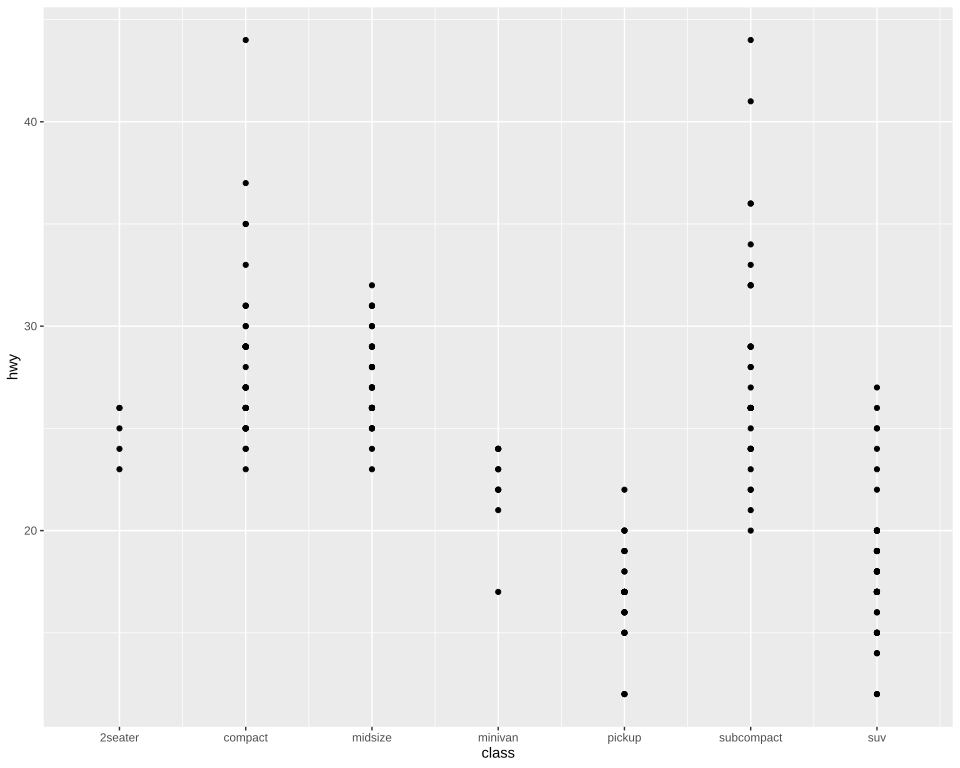

Reproduce this figure in R.
# The plot test/golden/scale_discrete_minor.svg draws, drawn by ggplot2 itself, as ggplot2's own visual tests draw
# their snapshots: the independent check on that golden whenever it changes. The suite never runs
# this; it needs R, ggplot2 and vdiffr, saved as the Docker image giggly-r:ggplot2-4.0.3. From the
# repository's root:
#
#   docker run --rm -v "$PWD/test/golden":/golden:ro giggly-r:ggplot2-4.0.3 \
#     Rscript /golden/scale_discrete_minor.R > scale_discrete_minor.ggplot2.svg
#
# and compare the two drawings element by element, as test/golden/point.R describes.
#
# mpg's highway mileage by class on a discrete x scale whose minor breaks are a function of two
# arguments, handed the axis's extent and the breaks' places, 1 to 7, that returns each place
# plus a half: a minor grid line between each class and the next and after the last.
#
# First checked with ggplot2 4.0.3 and vdiffr 1.0.9: every element and clip path matches, the one
# departure test/golden/point.R's, the x axis drawn before the y.

library(ggplot2)

plot <- ggplot(mpg, aes(class, hwy)) +
  geom_point() +
  scale_x_discrete(minor_breaks = function(limits, breaks) breaks + 0.5) +
  theme_gray()

file <- tempfile(fileext = ".svg")
vdiffr::write_svg(plot, file)
cat(readLines(file), sep = "\n")
